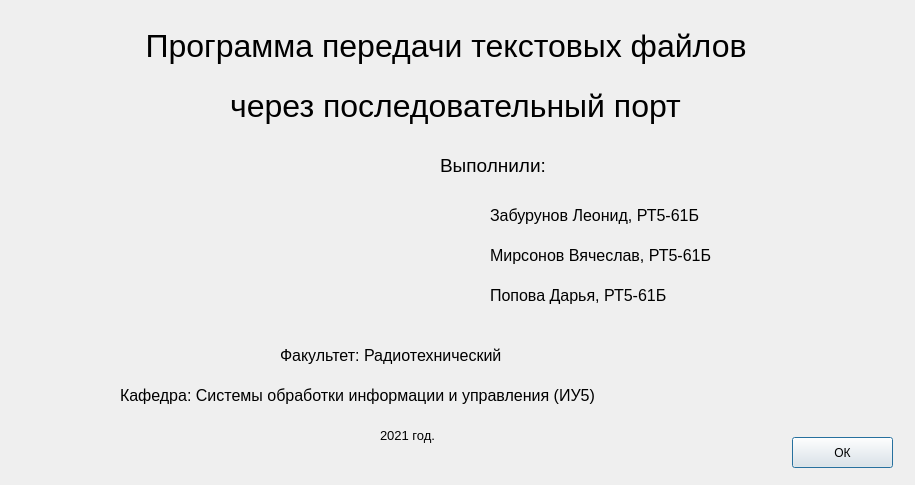
<?xml version="1.0" encoding="UTF-8"?>
<ui version="4.0">
 <class>About</class>
 <widget class="QDialog" name="About">
  <property name="geometry">
   <rect>
    <x>0</x>
    <y>0</y>
    <width>915</width>
    <height>485</height>
   </rect>
  </property>
  <property name="windowTitle">
   <string>Dialog</string>
  </property>
  <widget class="QLabel" name="label">
   <property name="geometry">
    <rect>
     <x>30</x>
     <y>10</y>
     <width>841</width>
     <height>71</height>
    </rect>
   </property>
   <property name="font">
    <font>
     <pointsize>24</pointsize>
    </font>
   </property>
   <property name="text">
    <string>Программа передачи текстовых файлов </string>
   </property>
   <property name="alignment">
    <set>Qt::AlignCenter</set>
   </property>
  </widget>
  <widget class="QLabel" name="label_2">
   <property name="geometry">
    <rect>
     <x>440</x>
     <y>150</y>
     <width>141</width>
     <height>31</height>
    </rect>
   </property>
   <property name="font">
    <font>
     <pointsize>14</pointsize>
    </font>
   </property>
   <property name="text">
    <string>Выполнили:</string>
   </property>
  </widget>
  <widget class="QLabel" name="label_3">
   <property name="geometry">
    <rect>
     <x>100</x>
     <y>70</y>
     <width>711</width>
     <height>71</height>
    </rect>
   </property>
   <property name="font">
    <font>
     <pointsize>24</pointsize>
    </font>
   </property>
   <property name="text">
    <string>через последовательный порт</string>
   </property>
   <property name="alignment">
    <set>Qt::AlignCenter</set>
   </property>
  </widget>
  <widget class="QLabel" name="label_4">
   <property name="geometry">
    <rect>
     <x>490</x>
     <y>200</y>
     <width>261</width>
     <height>31</height>
    </rect>
   </property>
   <property name="font">
    <font>
     <pointsize>12</pointsize>
    </font>
   </property>
   <property name="text">
    <string>Забурунов Леонид, РТ5-61Б</string>
   </property>
  </widget>
  <widget class="QLabel" name="label_5">
   <property name="geometry">
    <rect>
     <x>490</x>
     <y>240</y>
     <width>281</width>
     <height>31</height>
    </rect>
   </property>
   <property name="font">
    <font>
     <pointsize>12</pointsize>
    </font>
   </property>
   <property name="text">
    <string>Мирсонов Вячеслав, РТ5-61Б</string>
   </property>
  </widget>
  <widget class="QLabel" name="label_6">
   <property name="geometry">
    <rect>
     <x>490</x>
     <y>280</y>
     <width>281</width>
     <height>31</height>
    </rect>
   </property>
   <property name="font">
    <font>
     <pointsize>12</pointsize>
    </font>
   </property>
   <property name="text">
    <string>Попова Дарья, РТ5-61Б</string>
   </property>
  </widget>
  <widget class="QLabel" name="label_7">
   <property name="geometry">
    <rect>
     <x>280</x>
     <y>330</y>
     <width>301</width>
     <height>51</height>
    </rect>
   </property>
   <property name="font">
    <font>
     <pointsize>12</pointsize>
    </font>
   </property>
   <property name="text">
    <string>Факультет: Радиотехнический</string>
   </property>
  </widget>
  <widget class="QLabel" name="label_8">
   <property name="geometry">
    <rect>
     <x>120</x>
     <y>370</y>
     <width>611</width>
     <height>51</height>
    </rect>
   </property>
   <property name="font">
    <font>
     <pointsize>12</pointsize>
    </font>
   </property>
   <property name="text">
    <string>Кафедра: Системы обработки информации и управления (ИУ5)</string>
   </property>
  </widget>
  <widget class="QLabel" name="label_9">
   <property name="geometry">
    <rect>
     <x>380</x>
     <y>410</y>
     <width>101</width>
     <height>51</height>
    </rect>
   </property>
   <property name="font">
    <font>
     <pointsize>10</pointsize>
    </font>
   </property>
   <property name="text">
    <string>2021 год.</string>
   </property>
  </widget>
  <widget class="QPushButton" name="OK_button">
   <property name="geometry">
    <rect>
     <x>792</x>
     <y>437</y>
     <width>101</width>
     <height>31</height>
    </rect>
   </property>
   <property name="text">
    <string>ОК</string>
   </property>
  </widget>
 </widget>
 <resources/>
 <connections/>
</ui>
